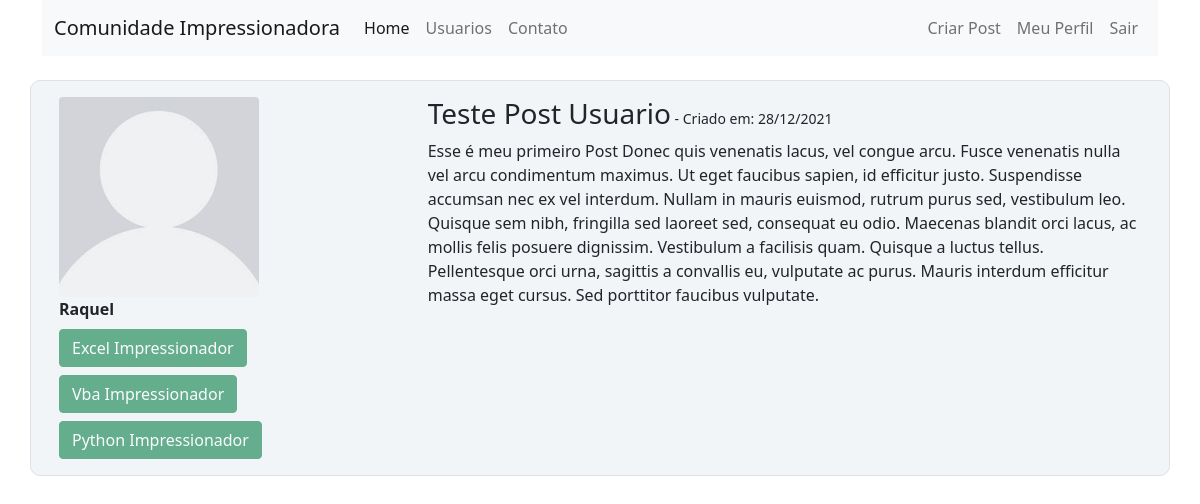
/post/1 (signed in), run on the app's committed database.
### projetocomunidade/models.py (models this page shows, shortened)
class Usuario(database.Model, UserMixin):
    id = database.Column(database.Integer, primary_key=True)
    username = database.Column(database.String, nullable=False)
    email = database.Column(database.String, nullable=False, unique=True)
    senha = database.Column(database.String, nullable=False)
    foto_perfil = database.Column(database.String, default='default.jpg')
    posts = database.relationship('Post', backref='autor', lazy=True)
    cursos = database.Column(database.String, nullable=False, default='Não Informado')

class Post(database.Model):
    id = database.Column(database.Integer, primary_key=True)
    titulo = database.Column(database.String, nullable=False)
    corpo = database.Column(database.Text, nullable=False)
    data_criacao =database.Column(database.DateTime, nullable=False, default=datetime.utcnow)
    id_usuario = database.Column(database.Integer, database.ForeignKey('usuario.id'), nullable=False)

### projetocomunidade/routes.py (the view)
@app.route('/post/<post_id>', methods=['GET', 'POST'])
@login_required
def exibir_post(post_id):
    post = Post.query.get(post_id)
    if current_user == post.autor:
        form = FormCriarPost()
        if request.method == 'GET':
            form.titulo.data = post.titulo
            form.corpo.data = post.corpo
        elif form.validate_on_submit():
            post.titulo = form.titulo.data
            post.corpo = form.corpo.data
            database.session.commit()
            flash('Post Atualizado com Sucesso', 'alert-success')
            return redirect(url_for('home'))
    else:
        form = None
    return render_template('post.html', post=post, form=form)

### projetocomunidade/models.py (called while the page is built)
@login_manager.user_loader
def load_usuario(id_usuario):
    return Usuario.query.get(int(id_usuario))

### projetocomunidade/templates/post.html (shortened to what this page needs)
{% extends 'base.html' %}
{% block body %}
    <div class="container mt-3">
            <div class="row border mt-4 p-3 meupost">
                <div class="col">
                    <div class="image me-2"> <img src="{{url_for('static', filename='fotos_perfil/{}'.format(post.autor.foto_perfil))}}" class="rounded" width="200"> </div>
                    <strong>{{ post.autor.username }}</strong>
                    <div class="row justify-content-center">
                        <div class="col">
                            {% for curso in post.autor.cursos.split(';') %}
                                <button type="button" class="btn btn-success mt-2" disabled>{{ curso }}</button>
                            {% endfor %}
                        </div>
                    </div>
                </div>
                <div class="col col-8">
                    <h3 style="display:inline-block">{{ post.titulo }}</h3><small> - Criado em: {{ post.data_criacao.strftime('%d/%m/%Y') }} </small>
                    <p>{{ post.corpo }}</p>
                </div>
{% endblock %}

### projetocomunidade/static/main.css (style rules this page uses)
.meupost { background: #f2f5f8 !important; border-radius: 10px; }

### data on the page
Usuario: foto_perfil (placeholder picture), autor.username "Raquel"
Post: titulo "Teste Post Usuario", data_criacao "28/12/2021", corpo "Esse é meu primeiro Post Donec quis venenatis lacus, vel congue arcu. Fusce venenatis nulla vel arcu condimentum maximus. Ut eget faucibus sapien, id efficitur justo. Suspendisse accumsan nec ex vel interdum. Nullam in mauris euismod, rutrum purus sed, vestibulum leo. Quisque sem nibh, fringilla sed laoreet sed, consequat eu odio. Maecenas blandit orci lacus, ac mollis felis posuere dignissim. Vestibulum a facilisis quam. Quisque a luctus tellus. Pellentesque orci urna, sagittis a convallis eu, vulputate ac purus. Mauris interdum efficitur massa eget cursus. Sed porttitor faucibus vulputate."

### other printed values
{{ curso }} "Excel Impressionador" "Vba Impressionador" "Python Impressionador"
